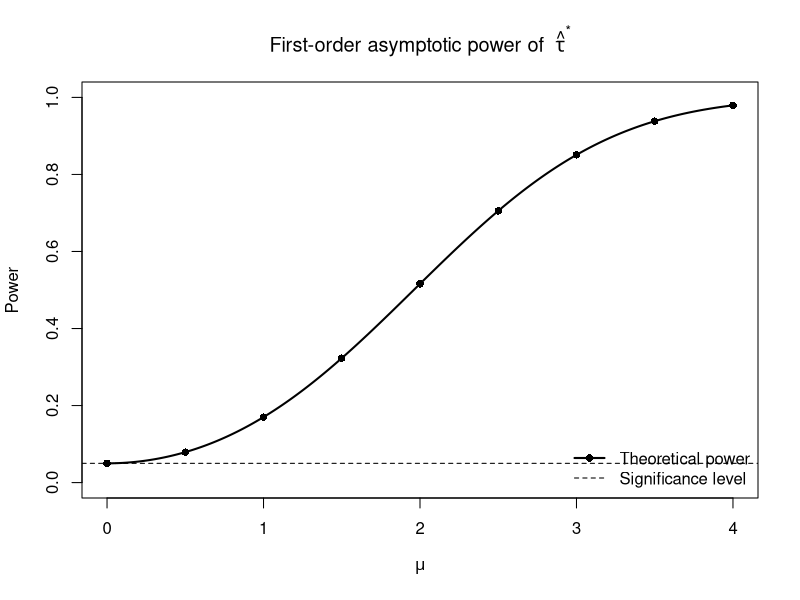
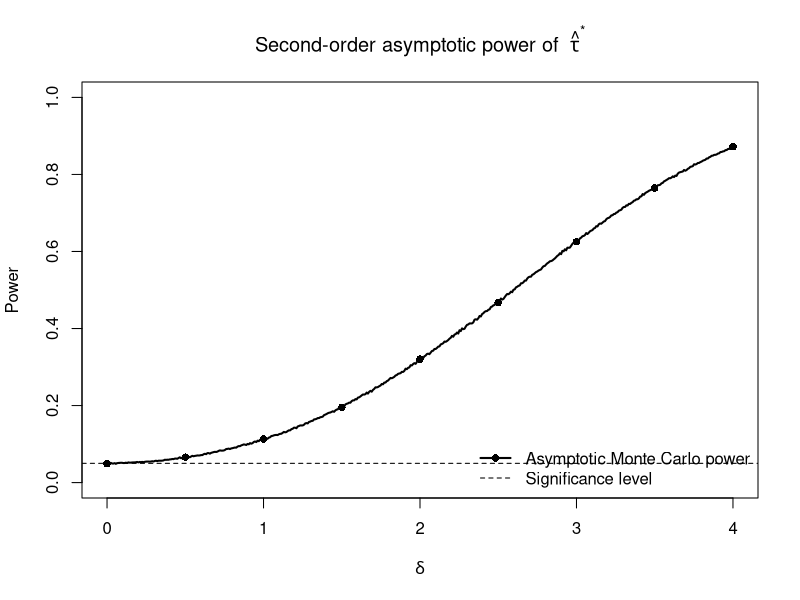

Generate these figures, in order, with R:

# ============================================================
# POWER ANALYSIS OF THE MULTIVARIATE TAU-STAR TEST
#
# Two asymptotic regimes:
#
# CASE I:
# First-order nondegenerate U-statistic
# sqrt(n) U_n -> N(mu, sigma1^2)
#
# CASE II:
# Second-order degenerate U-statistic
# n U_n -> 6 sum lambda_r (Z_r^2 - 1)
#
# Under contiguous alternatives in Case II:
# Z_r ~ N(delta * c_r, 1)
#
# IMPORTANT:
# The eigenvalues and score coefficients below are illustrative.
# They must eventually be estimated/derived from the actual
# second-order Hoeffding projection of the proposed kernel.
# ============================================================

set.seed(123)

# ------------------------------------------------------------
# GENERAL PARAMETERS
# ------------------------------------------------------------

alpha <- 0.05
B <- 100000

# Choose the asymptotic regime:
# "first_order" or "second_order"

analysis_case <- "second_order"

# ============================================================
# CASE I: FIRST-ORDER NONDEGENERATE REGIME
# ============================================================

# Under H0:
# sqrt(n) U_n -> N(0, sigma1^2)
#
# Under contiguous alternatives:
# sqrt(n) U_n -> N(mu, sigma1^2)

sigma1 <- 1

mu_values <- seq(0, 4, by = 0.5)

# Two-sided critical value
z_critical <- qnorm(1 - alpha / 2)

# ------------------------------------------------------------
# 1A. Theoretical power
# ------------------------------------------------------------

theoretical_power_first <- function(mu, sigma, alpha) {

  z <- qnorm(1 - alpha / 2)

  1 - pnorm(z, mean = mu / sigma) +
    pnorm(-z, mean = mu / sigma)

}

power_first <- sapply(
  mu_values,
  theoretical_power_first,
  sigma = sigma1,
  alpha = alpha
)

# ------------------------------------------------------------
# 1B. Monte Carlo power
# ------------------------------------------------------------

simulated_power_first <- sapply(mu_values, function(mu) {

  test_statistics <- rnorm(
    n = B,
    mean = mu,
    sd = sigma1
  )

  mean(abs(test_statistics) > z_critical * sigma1)

})

# ------------------------------------------------------------
# 1C. First-order power table
# ------------------------------------------------------------

results_first <- data.frame(
  Mean_Shift = mu_values,
  Theoretical_Power = power_first,
  Simulated_Power = simulated_power_first
)

results_first$Theoretical_Power <-
  round(results_first$Theoretical_Power, 4)

results_first$Simulated_Power <-
  round(results_first$Simulated_Power, 4)

cat("\nFIRST-ORDER NONDEGENERATE CASE\n")
print(results_first, row.names = FALSE)


# ============================================================
# CASE II: SECOND-ORDER DEGENERATE REGIME
# ============================================================

# Under H0:
#
# n U_n -> 6 sum lambda_r (Z_r^2 - 1)
#
# Under contiguous alternatives:
#
# n U_n -> 6 sum lambda_r
#              [(Z_r + delta*c_r)^2 - 1]
#
# where Z_r are independent N(0,1).
#
# The eigenvalues and score coefficients below are
# illustrative and must be replaced by theoretically
# justified values for the proposed kernel.

# ------------------------------------------------------------
# 2A. Eigenvalues of the second-order projection
# ------------------------------------------------------------

lambda_values <- c(0.60, 0.25, 0.10, 0.05)

# Corresponding score coefficients:
# c_r = E[s(Z) phi_r(Z)]

score_coefficients <- c(
  0.70, 0.45, 0.25, 0.15
)

# Check square integrability of the score coefficients
if (sum(score_coefficients^2) > 1) {
  stop("The squared score coefficients must not exceed 1.")
}

# Check eigenvalue specifications
if (any(lambda_values < 0)) {
  stop("This implementation assumes nonnegative eigenvalues.")
}

if (length(lambda_values) != length(score_coefficients)) {
  stop("Eigenvalues and score coefficients must have equal length.")
}

R <- length(lambda_values)

# Local alternative parameter
delta_values <- seq(0, 4, by = 0.5)

# ------------------------------------------------------------
# 2B. Generate the limiting second-order statistic
# ------------------------------------------------------------

generate_second_order <- function(B,
                                  delta,
                                  lambda,
                                  score_coefficients) {

  R <- length(lambda)

  Z <- matrix(
    rnorm(B * R),
    nrow = B,
    ncol = R
  )

  # Mean shift under contiguous alternatives
  Z_alt <- sweep(
    Z,
    MARGIN = 2,
    STATS = delta * score_coefficients,
    FUN = "+"
  )

  # Limiting statistic:
  # 6 sum lambda_r [(Z_r + delta*c_r)^2 - 1]

  statistic <- 6 * rowSums(
    sweep(
      Z_alt^2 - 1,
      MARGIN = 2,
      STATS = lambda,
      FUN = "*"
    )
  )

  statistic
}

# ------------------------------------------------------------
# 2C. Null distribution and critical value
# ------------------------------------------------------------

null_statistics <- generate_second_order(
  B = B,
  delta = 0,
  lambda = lambda_values,
  score_coefficients = score_coefficients
)

# Two-sided critical value based on the null distribution
critical_value <- quantile(
  abs(null_statistics),
  probs = 1 - alpha,
  names = FALSE
)

cat("\nSECOND-ORDER DEGENERATE CASE\n")
cat("Two-sided critical value =", critical_value, "\n")

# ------------------------------------------------------------
# 2D. Monte Carlo power under contiguous alternatives
# ------------------------------------------------------------

simulated_power_second <- sapply(delta_values, function(delta) {

  alternative_statistics <- generate_second_order(
    B = B,
    delta = delta,
    lambda = lambda_values,
    score_coefficients = score_coefficients
  )

  mean(abs(alternative_statistics) > critical_value)

})

# ------------------------------------------------------------
# 2E. Second-order power table
# ------------------------------------------------------------

results_second <- data.frame(
  Local_Parameter = delta_values,
  Simulated_Power = simulated_power_second
)

results_second$Simulated_Power <-
  round(results_second$Simulated_Power, 4)

print(results_second, row.names = FALSE)


# ============================================================
# 3. FIRST-ORDER THEORETICAL POWER CURVE
# ============================================================

mu_grid <- seq(0, 4, length.out = 500)

power_grid_first <- sapply(
  mu_grid,
  theoretical_power_first,
  sigma = sigma1,
  alpha = alpha
)

jpeg(
  filename = "power-curve-taustar-first-order.jpg",
  width = 1800,
  height = 1200,
  res = 200,
  quality = 100
)

plot(
  mu_grid,
  power_grid_first,
  type = "l",
  lwd = 2,
  xlim = c(0, 4),
  ylim = c(0, 1),
  xlab = expression(mu),
  ylab = "Power",
  main = expression(
    "First-order asymptotic power of " ~ hat(tau)^"*"
  )
)

abline(h = alpha, lty = 2)

points(
  mu_values,
  power_first,
  pch = 16
)

legend(
  "bottomright",
  legend = c(
    "Theoretical power",
    "Significance level"
  ),
  lty = c(1, 2),
  pch = c(16, NA),
  lwd = c(2, 1),
  bty = "n"
)

dev.off()


# ============================================================
# 4. SECOND-ORDER POWER CURVE
# ============================================================

delta_grid <- seq(0, 4, length.out = 500)

# Use the same null reference distribution and critical value
power_grid_second <- sapply(delta_grid, function(delta) {

  alternative_statistics <- generate_second_order(
    B = B,
    delta = delta,
    lambda = lambda_values,
    score_coefficients = score_coefficients
  )

  mean(abs(alternative_statistics) > critical_value)

})

jpeg(
  filename = "power-curve-taustar-second-order.jpg",
  width = 1800,
  height = 1200,
  res = 200,
  quality = 100
)

plot(
  delta_grid,
  power_grid_second,
  type = "l",
  lwd = 2,
  xlim = c(0, 4),
  ylim = c(0, 1),
  xlab = expression(delta),
  ylab = "Power",
  main = expression(
    "Second-order asymptotic power of " ~ hat(tau)^"*"
  )
)

abline(h = alpha, lty = 2)

points(
  delta_values,
  simulated_power_second,
  pch = 16
)

legend(
  "bottomright",
  legend = c(
    "Asymptotic Monte Carlo power",
    "Significance level"
  ),
  lty = c(1, 2),
  pch = c(16, NA),
  lwd = c(2, 1),
  bty = "n"
)

dev.off()


# ============================================================
# 5. SELECTED ANALYSIS OUTPUT
# ============================================================

if (analysis_case == "first_order") {

  cat("\nSelected regime: FIRST-ORDER NONDEGENERATE\n")
  print(results_first, row.names = FALSE)

} else if (analysis_case == "second_order") {

  cat("\nSelected regime: SECOND-ORDER DEGENERATE\n")
  print(results_second, row.names = FALSE)

} else {

  stop("Choose either 'first_order' or 'second_order'.")

}

cat("\nPower analysis completed.\n")
